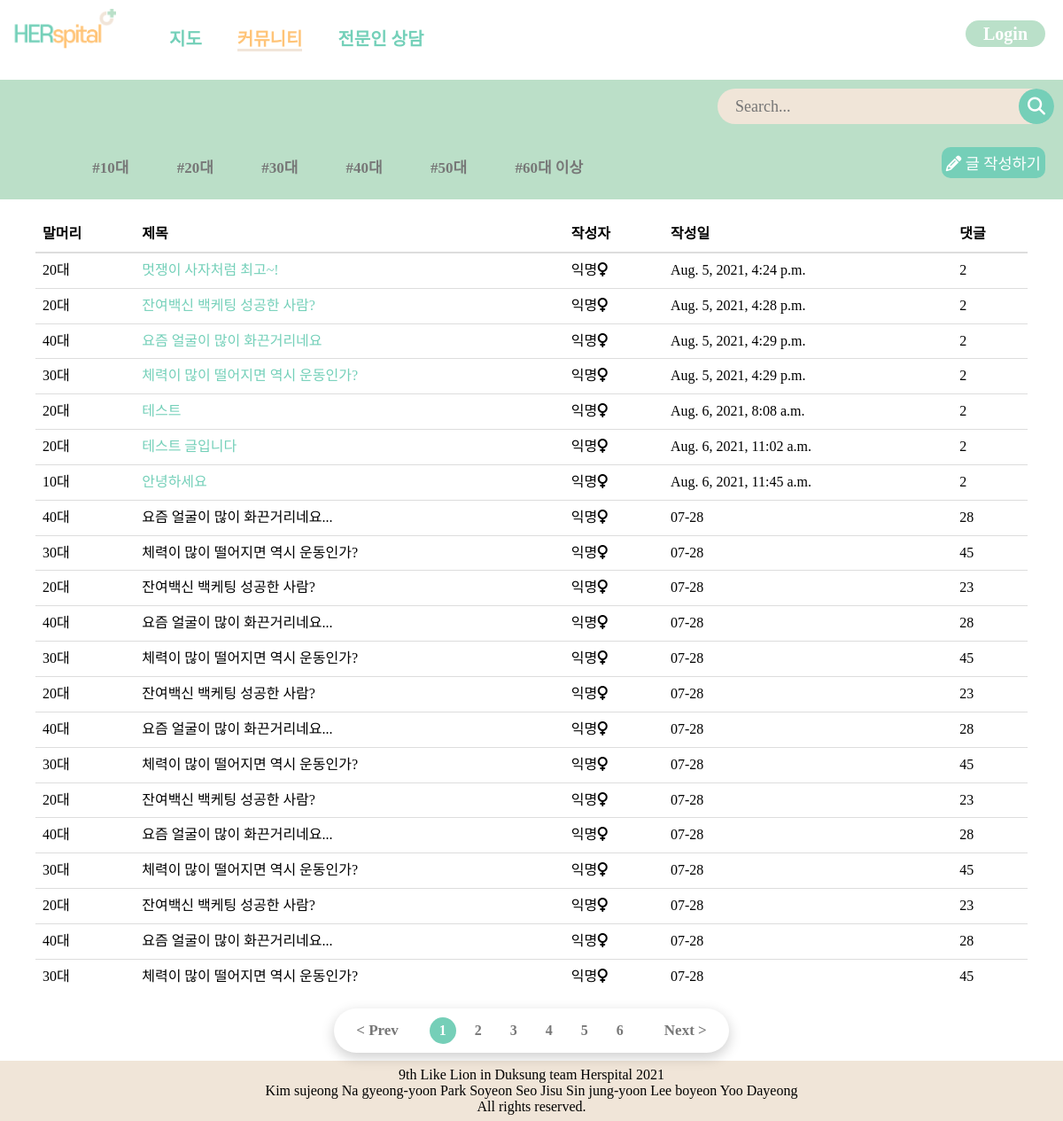
Page /community/communityList/ on the earlier database version.
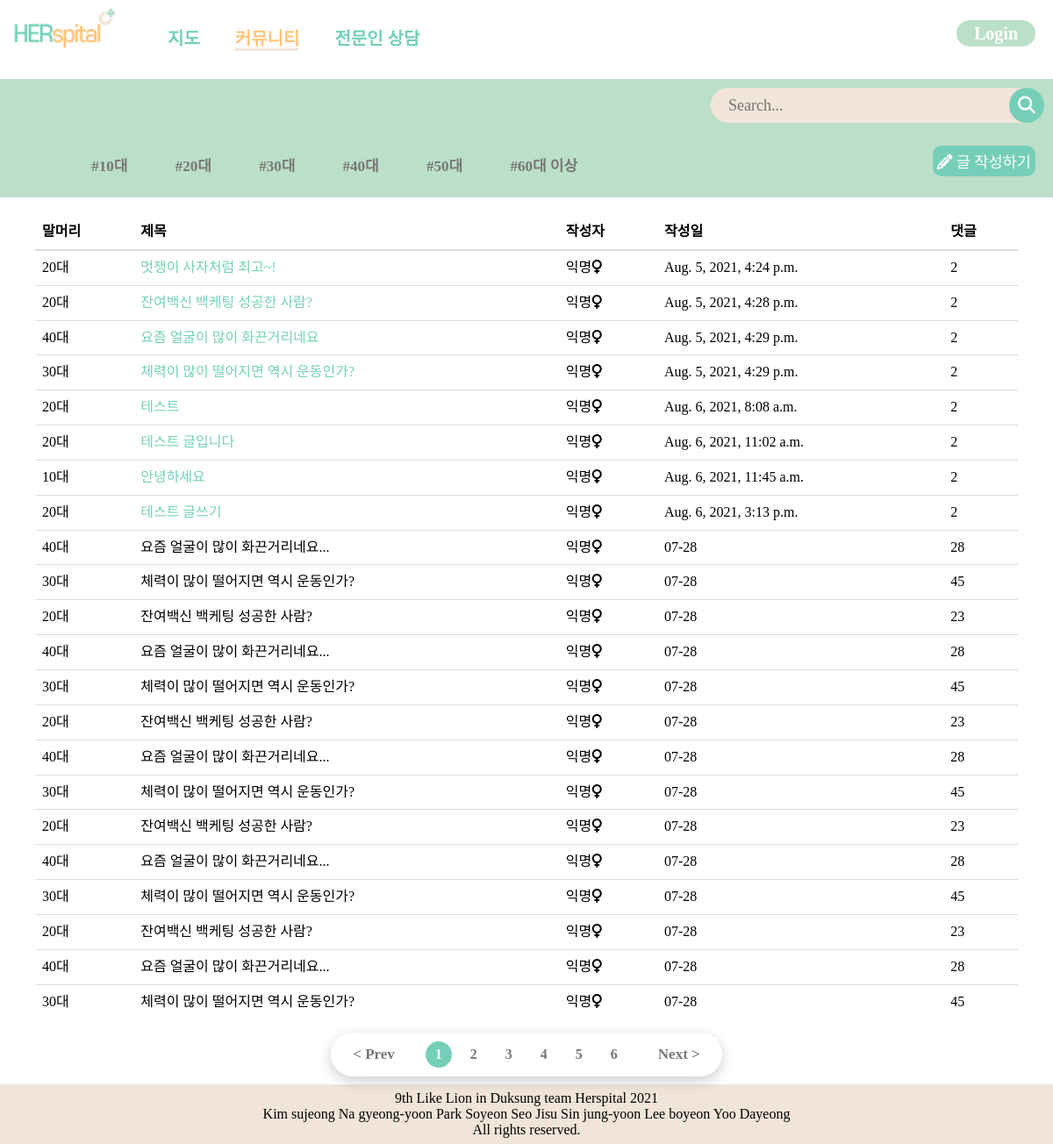
Same page on the later database version.
### community/models.py (models this page shows, shortened)
class Community(models.Model):
    title = models.CharField(max_length=200)
    publicSetting = models.BooleanField()
    password_Post = models.IntegerField(blank=True, null=True)
    age_tag = models.CharField(max_length=100)
    image = models.ImageField(upload_to = "community/", blank=True, null=True)
    body = models.TextField()
    pub_date = models.DateTimeField()
    def summary(self): #제목 글자수가 길면 끊어서 보여주도록
        return self.title[:30]

### community/views.py (the view)
# urls.py: path("communityList/", community_views.communityList, name="communityList"),
def communityList(request):
    communities = Community.objects.all()
    tag = request.GET.get('tag')
    if tag == 'true':
        agetag = request.GET.get('ageTag')
        communities = Community.objects.filter(age_tag=agetag).order_by('-pub_date')
        return render(request,'community/communityList.html', {'communities':communities})
    return render(request, "community/communityList.html", {'communities':communities})

### templates/community/communityList.html (shortened to what the changed rows need)
{% load static %}
<DOCTYPE html>
<html lang="ko">
<head>
    <link rel="stylesheet" href="{% static 'css/communityList.css' %}">
</head>
<body>
{% block navbar %}
    {% include "partials/base.html" %}
{% endblock%}
{% block content %}
    <section>
        <div class="bottomContent">
            <table class="table">
                <thead>
                    <tr>
                        <th>말머리</th>
                        <th>제목</th>
                        <th>작성자</th>
                        <th>작성일</th>
                        <th>댓글</th>
                    </tr>
                </thead>
                <tbody>
                {% for community in communities %}
                    <tr>
                        <td id="tag">{{community.age_tag}}</td>
                        <td id="title"><a href="{% url 'community:detail' community.id%}">{{community.summary}}</a></td>
                        <td id="writer">익명<i class="fas fa-venus"></i></td>
                        <td id="date">{{community.pub_date}}</td>
                        <td id="commentNum">2</td>
                    </tr>
                {% endfor %}
                </tbody>
            </table>
        </div>
    </section>
{% endblock %}
</body>
</html>
{% block footer %}
    {% include "partials/footer.html" %}
{% endblock %}

Differences in the rows shown:
added Community: age_tag "20대", summary "테스트 글쓰기", pub_date "Aug. 6, 2021, 3:13 p.m."
